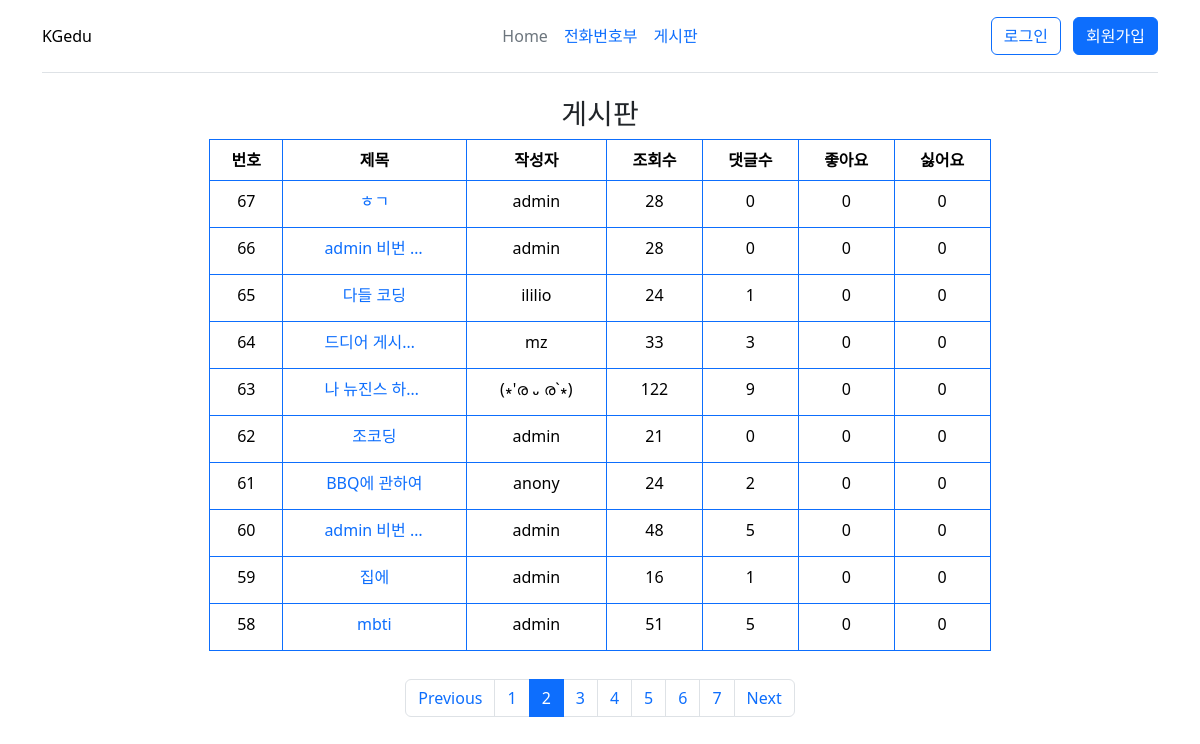
The page /border/page/2/ on the database its author committed.
### border/models.py (models this page shows, shortened)
class Border(models.Model):
    제목 = models.CharField(max_length=255, blank=False, null=False)
    작성자 = models.CharField(max_length=255, blank=False, null=False)
    내용 = models.TextField(null=False)
    작성일 = models.DateTimeField(null=False)
    수정일 = models.DateTimeField(null=False)
    조회수 = models.IntegerField(null=False)
    댓글수 = models.IntegerField(null=False, default=0)
    좋아요 = models.IntegerField(null=False, default=0)
    싫어요 = models.IntegerField(null=False, default=0)

### border/views.py (the view)
# urls.py: re_path(r'page/(\d+)/$', views.index, name='I'),
def index(request, page):
    border = Border.objects.all().order_by('-id')
    paging = Paginator(border, 10)
    str_page = str(page)
    last = int(str_page[-1])
    first = int(str_page[:-1] + '1')
    if last == 0:
        max = first
        first = max - 10
    elif first + 10 > paging.num_pages:
        max = paging.num_pages + 1
    else :
        max = first + 10
    page_num = range(first, max)
    try:
        content = {
            'border':paging.page(page),
            'page_num':page_num,
        }
    except:
        content = {
            'border':paging.page(paging.num_pages),
            'page_num':page_num,
        }
    return render(request, 'border/index.html', content);

### template/border/index.html (shortened to what this page needs)
{% extends 'main.html' %}
{% block content %}
    <h3 class="text-center">게시판</h3>
    <div style="height:540px">
    <table class="table table-bordered border-primary text-center"
        style="width:70%" align="center">
        <tr>
            <th>번호</th>
            <th>제목</th>
            <th>작성자</th>
            <th>조회수</th>
            <th>댓글수</th>
            <th>좋아요</th>
            <th>싫어요</th>
        </tr>
        {% for value in border %}
        <tr>
            <td>{{ value.id }}</td>
            <td><a href='{% url "BD:D" value.id %}'><span class="d-inline-block text-truncate" style="max-width: 100px;">{{ value.제목 }}</span></a></td>
            <td>{{ value.작성자 }}</td>
            <td>{{ value.조회수 }}</td>
            <td>{{ value.댓글수 }}</td>
            <td>{{ value.좋아요 }}</td>
            <td>{{ value.싫어요 }}</td>
        </tr>
        {% endfor %}
    </table>
    </div>
    <ul class="pagination d-flex justify-content-center">
        {% if border.has_previous %}
            <li class="page-item">
                <a href="/border/page/{{ border.previous_page_number }}/"
                    class="page-link">Previous</a>
            </li>
        {% else %}
            <li class="page-item disabled">
                <a href="" class="page-link">Previous</a>
            </li>
        {% endif %}
        {% for i in page_num %}
            {% if border.number == i %}
                <li class="page-item active"><a href="/border/page/{{i}}/" class="page-link">{{i}}</a></li>
            {% else %}
                <li class="page-item"><a href="/border/page/{{i}}/" class="page-link">{{i}}</a></li>
            {% endif %}
        {% endfor %}
        {% if border.has_next %}
            <li class="page-item">
                <a href="/border/page/{{ border.next_page_number }}/"
                    class="page-link">Next</a>
            </li>
        {% else %}
            <li class="page-item disabled">
                <a href=""
                    class="page-link">Next</a>
            </li>
        {% endif %}
    </ul>
{% endblock %}

### rows shown on the page
Border: id "67", 제목 "ㅎㄱ", 작성자 "admin", 조회수 "28", 댓글수 "0", 좋아요 "0", 싫어요 "0"
Border: id "66", 제목 "admin 비번…", 작성자 "admin", 조회수 "28", 댓글수 "0", 좋아요 "0", 싫어요 "0"
Border: id "65", 제목 "다들 코딩", 작성자 "ililio", 조회수 "24", 댓글수 "1", 좋아요 "0", 싫어요 "0"
Border: id "64", 제목 "드디어 게시…", 작성자 "mz", 조회수 "33", 댓글수 "3", 좋아요 "0", 싫어요 "0"
Border: id "63", 제목 "나 뉴진스 하…", 작성자 "(∗'ര ᎑ ര`∗)", 조회수 "122", 댓글수 "9", 좋아요 "0", 싫어요 "0"
Border: id "62", 제목 "조코딩", 작성자 "admin", 조회수 "21", 댓글수 "0", 좋아요 "0", 싫어요 "0"
Border: id "61", 제목 "BBQ에 관하여", 작성자 "anony", 조회수 "24", 댓글수 "2", 좋아요 "0", 싫어요 "0"
Border: id "60", 제목 "admin 비번…", 작성자 "admin", 조회수 "48", 댓글수 "5", 좋아요 "0", 싫어요 "0"
Border: id "59", 제목 "집에", 작성자 "admin", 조회수 "16", 댓글수 "1", 좋아요 "0", 싫어요 "0"
Border: id "58", 제목 "mbti", 작성자 "admin", 조회수 "51", 댓글수 "5", 좋아요 "0", 싫어요 "0"

### other values the page prints
{{ i }} "1" "3" "4" "5" "6" "7"
{{ i }} "2"
